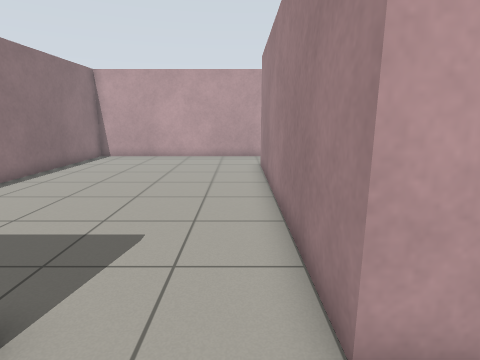
view 1 (above)

16 first-person views from a walk through a Gazebo world. The camera is 1.1 m above the floor, tilts 12° down and sees 80° across. The floor is counted in squares, 0.5 m on a side. Each view is taken from the middle of a square. On the plan, view 1 faces up. The plan holds only what a view shows up to about 17 squares ahead; the rest is blank.

view 2
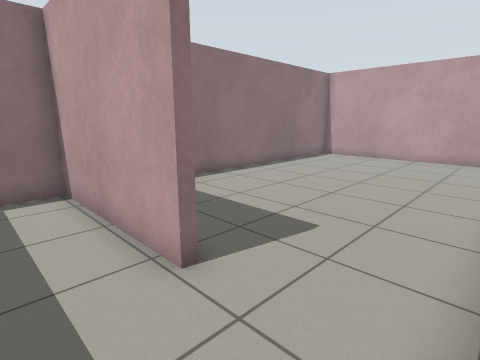

view 3
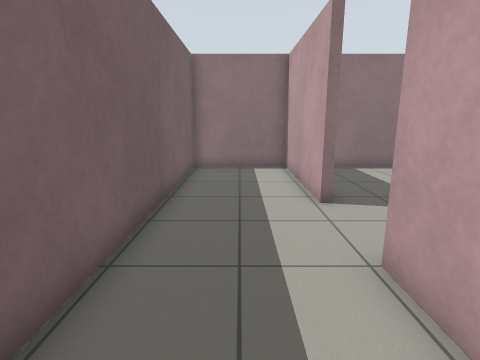

view 4
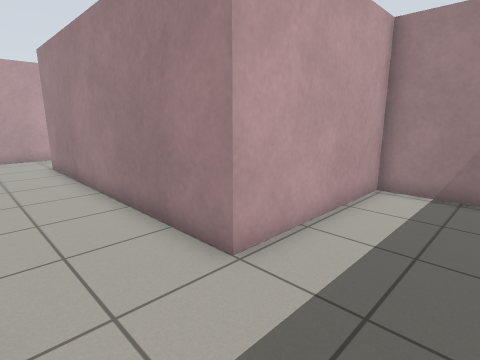

view 5
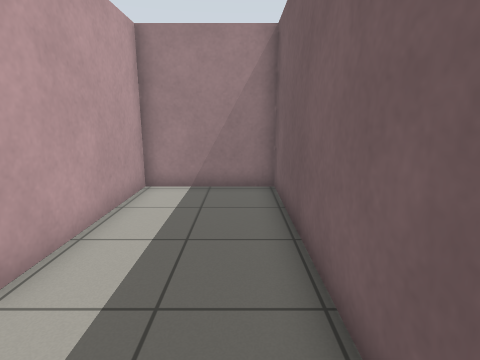

view 6
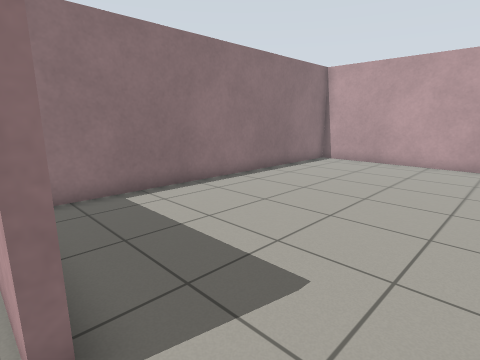

view 7
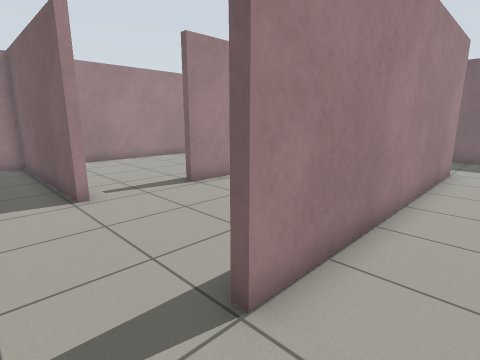

view 8
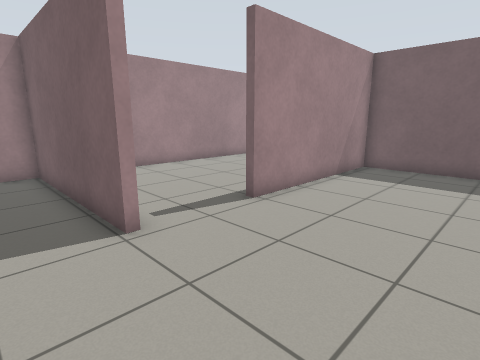

view 9
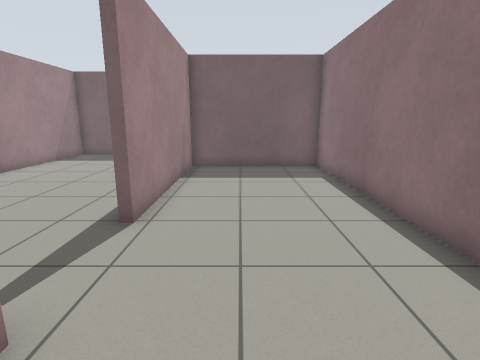

view 10
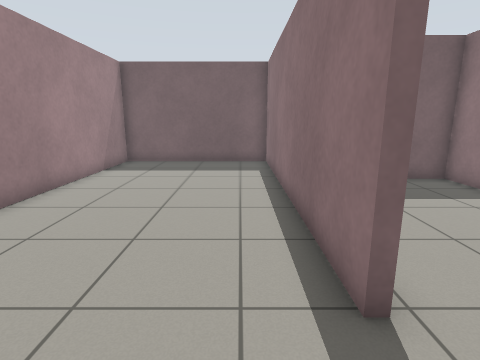

view 11
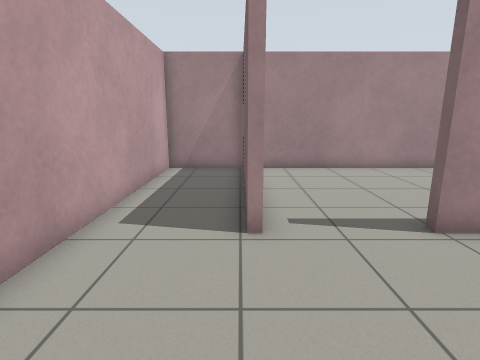

view 12
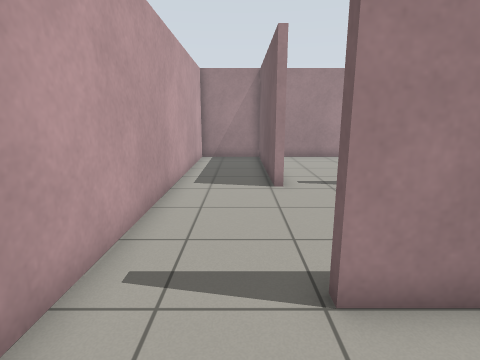

view 13
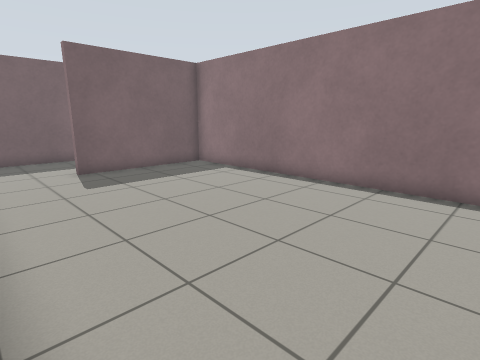

view 14
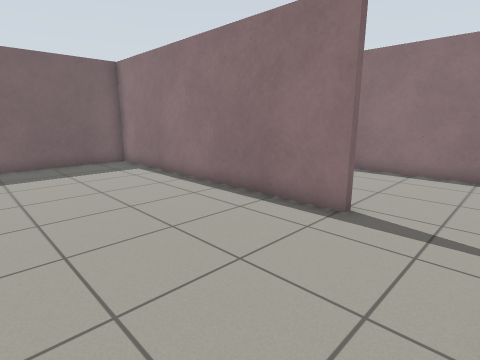

view 15
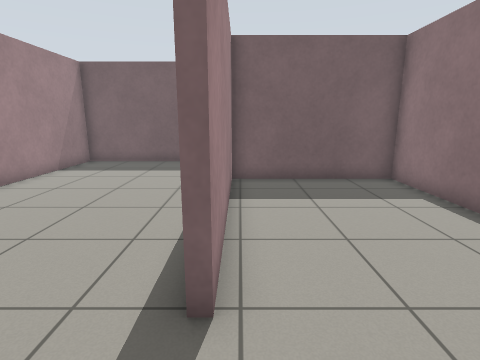

view 16
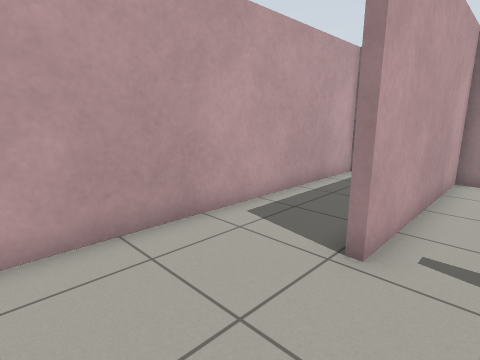

### Floor plan
Points are (right, up) in squares from view 1. A wall is a line through its corners. A room is listed if a view was taken in it or the views show most of it. See-through windows are left out.
Room 1 (views 1, 2, 3, 4, 5, 6)
walls: (-2.4, 2.2) (-8.4, 2.2) (-8.4, -2.1) (7.3, -2.1) (7.3, 2.2) (1, 2.2)
ways out: opening at (-1, 2) to room 2
Room 2 (views 7, 12)
walls: (0.6, 17.3) (-8.4, 17.3) (-8.4, 2.5) (-2.4, 2.5); (1, 2.2) (1, 13.9)
ways out: opening at (-1, 2) to room 1; opening at (1, 15) to room 3
Room 3 (views 8, 9, 11, 13, 15, 16)
walls: (7.2, 13.9) (15, 13.9) (15, 17.3) (0.6, 17.3); (1.3, 12.1) (1.3, 2.5) (7.3, 2.5) (7.3, 10.3); (1, 13.9) (1.4, 13.9)
ways out: opening at (1, 15) to room 2; opening at (8, 12) to room 4
Room 4 (views 10, 14)
walls: (7.6, 10.2) (7.6, -2.1) (15, -2.1) (15, 13.6) (7.2, 13.6)
ways out: opening at (8, 12) to room 3

Where each view was taken, in squares from view 1:
view 1: 0 up, 0 right, facing up
view 2: 0 up, 1 right, facing up-left
view 3: 0 up, 5 right, facing left
view 4: 1 down, 2 left, facing up-right
view 5: 1 down, 2 left, facing right
view 6: 2 up, 0 right, facing up-left
view 7: 16 up, 1 left, facing down-right
view 8: 16 up, 2 right, facing down-right
view 9: 16 up, 5 right, facing down
view 10: 13 up, 9 right, facing down
view 11: 14 up, 2 right, facing right
view 12: 15 up, 2 left, facing right
view 13: 15 up, 1 right, facing down-left
view 14: 13 up, 14 right, facing down-left
view 15: 13 up, 7 right, facing down
view 16: 12 up, 3 right, facing up-right
